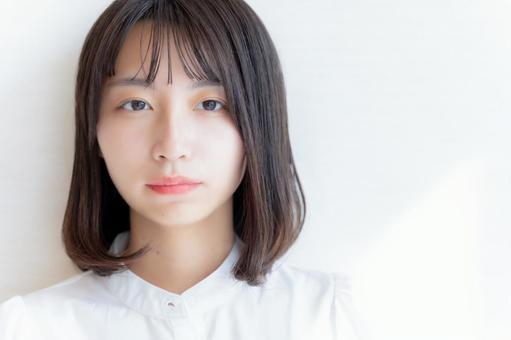
#> input picture uploads/58db4eeec7840942f5ddc090111d5c12_t-2.jpeg, 511 x 340 px, found by its file name; its folder holds only this picture in this run
$ python cannycontour.py
#> lines starting #> are read from the running program, lines starting #| are printed output that depends on the picture; after the words box and inside, x2 and y2 are one past the last pixel; in counts of white or black regions, pixels touching at a corner belong together
import cv2
import os

def process_images(input_folder, output_folder):
    # 出力フォルダが存在しない場合は作成
    if not os.path.exists(output_folder):
        os.makedirs(output_folder)

    # input_folder内のすべての画像ファイルに処理を適用
    for filename in os.listdir(input_folder):
        input_image_path = os.path.join(input_folder, filename)

        # 画像処理の関数を呼び出し
        apply_canny_edge_detection(input_image_path, os.path.join(output_folder, filename))

# アップロードされた画像の保存先ディレクトリ
UPLOAD_FOLDER = 'uploads'

# 処理済み画像の保存先ディレクトリ
PROCESSED_FOLDER = 'canny_image'

def apply_canny_edge_detection(input_image_path, output_path, low_threshold=100, high_threshold=200):
    # 画像を読み込む
#> called with low_threshold = 100, high_threshold = 200
    img = cv2.imread(input_image_path)
#> img is the input picture: shape (340, 511, 3); mean B, G, R 192.8, 194, 199.2

    # グレースケール化
    gray = cv2.cvtColor(img, cv2.COLOR_BGR2GRAY)
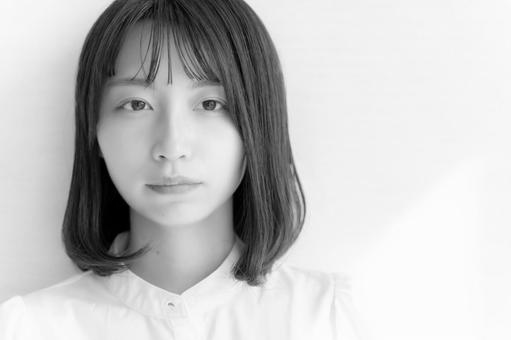
#> gray: shape (340, 511); min 0, max 254, mean 195.4

    # Cannyエッジ検出を適用
    edges = cv2.Canny(gray, low_threshold, high_threshold)
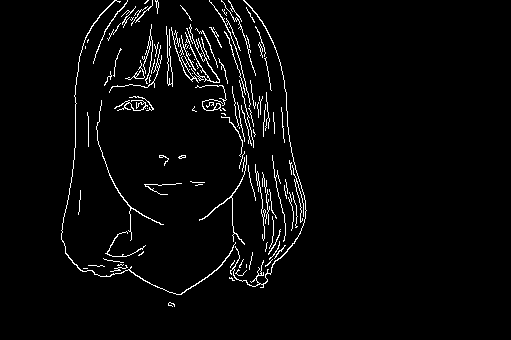
#> edges: shape (340, 511); 3.2% white in thin lines or dots, all inside (x1, y1, x2, y2) = (61, 0, 307, 307)

    # 結果を保存
    cv2.imwrite(output_path, edges)

    # 画像を表示
    #cv2.imshow("Mosaic Applied Image", edges)
    #cv2.waitKey(0)
    #cv2.destroyAllWindows()

if __name__ == "__main__":
    # アップロードされた画像の処理
    process_images(UPLOAD_FOLDER, PROCESSED_FOLDER)

$ run again, on uploads/woman.jpg
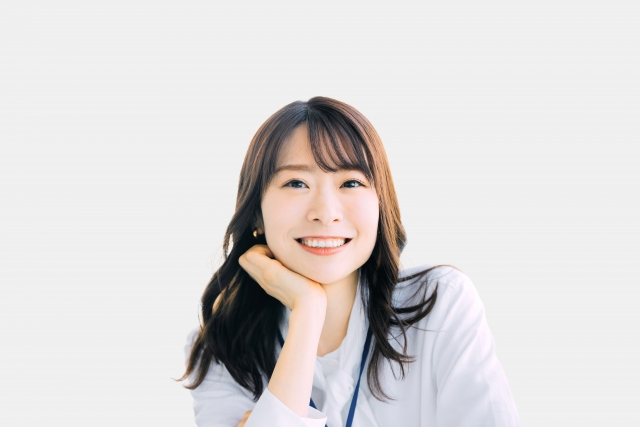
#> input picture uploads/woman.jpg, 640 x 427 px, found by its file name
#> in apply_canny_edge_detection, img is the input picture: shape (427, 640, 3); mean B, G, R 216.3, 216.7, 219.9
#> in apply_canny_edge_detection, `gray = cv2.cvtColor(img, cv2.COLOR_BGR2GRAY)`:
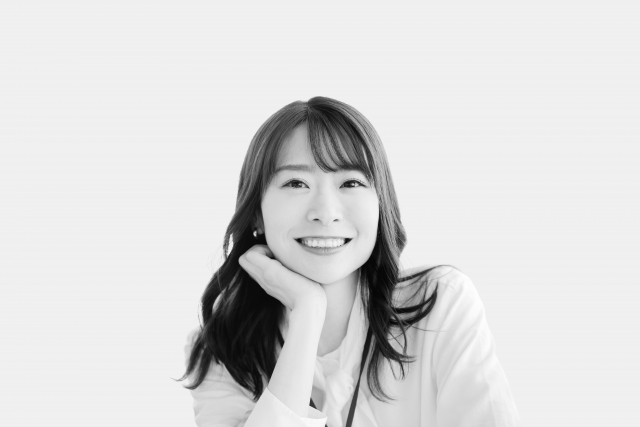
#> gray: shape (427, 640); min 6, max 255, mean 217.6
#> in apply_canny_edge_detection, `edges = cv2.Canny(gray, low_threshold, high_threshold)`:
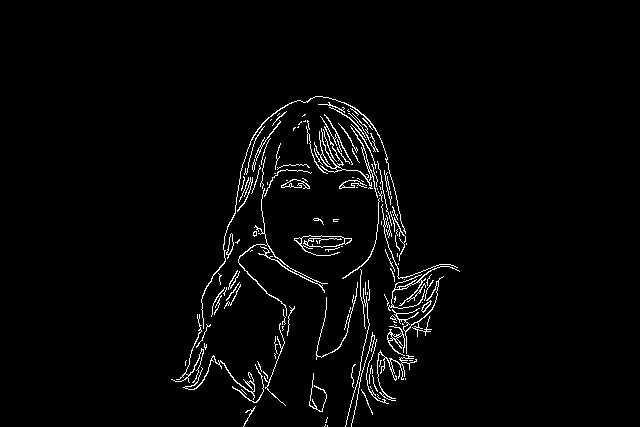
#> edges: shape (427, 640); 2.6% white in thin lines or dots, all inside (x1, y1, x2, y2) = (171, 96, 460, 427)
